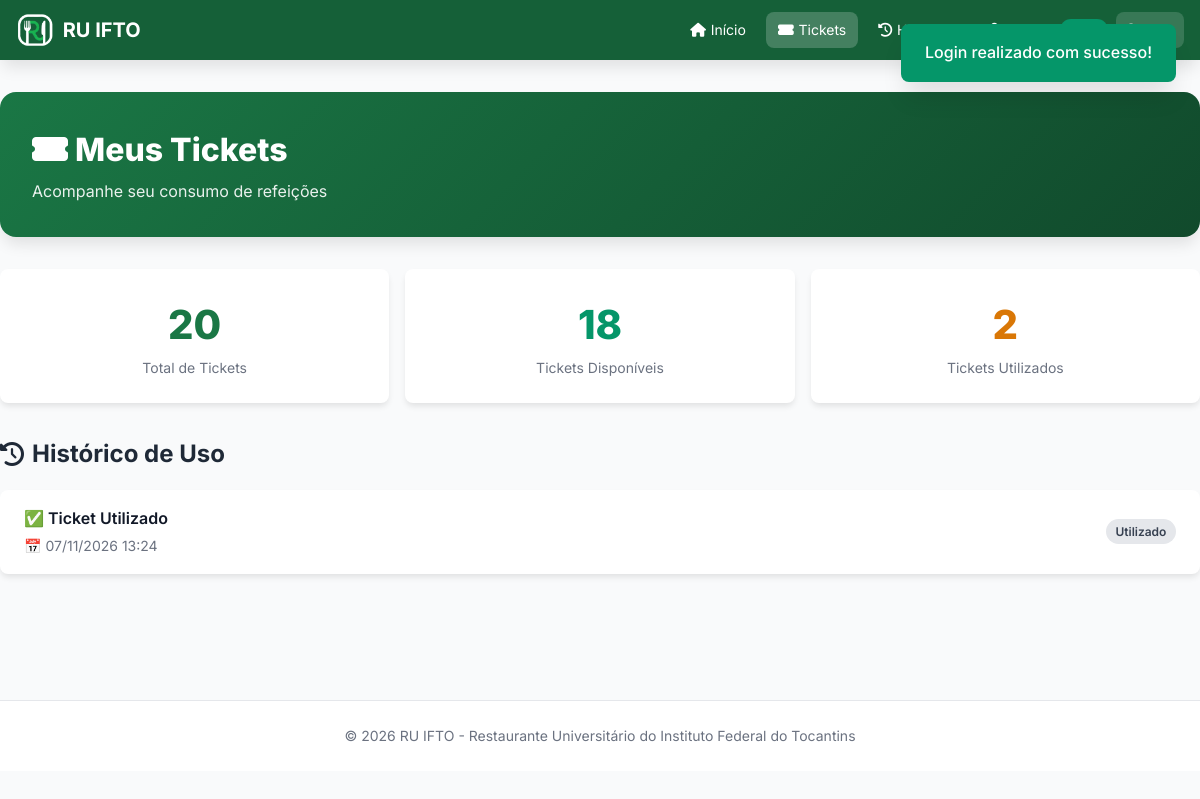
The page /tickets.php (signed in) on the database its author committed.
### tables this page shows
CREATE TABLE IF NOT EXISTS usuarios (
    id             INT UNSIGNED AUTO_INCREMENT PRIMARY KEY,
    nome           VARCHAR(120) NOT NULL,
    email          VARCHAR(150) NOT NULL UNIQUE,
    senha_hash     VARCHAR(255) NOT NULL,               
    perfil         ENUM('admin','aluno','visitante') NOT NULL DEFAULT 'aluno',
    matricula      VARCHAR(30)  NOT NULL DEFAULT '-',
    curso          VARCHAR(100) NOT NULL DEFAULT '-',
    periodo        VARCHAR(10)  NOT NULL DEFAULT '-',
    auxilio_ativo  TINYINT(1)   NOT NULL DEFAULT 0,
    tickets_totais INT UNSIGNED NOT NULL DEFAULT 0,
    tickets_usados INT UNSIGNED NOT NULL DEFAULT 0,
    valor_refeicao DECIMAL(6,2) NOT NULL DEFAULT 0.00,  
    criado_em      DATETIME     NOT NULL DEFAULT CURRENT_TIMESTAMP,
    CONSTRAINT chk_tickets CHECK (tickets_usados <= tickets_totais)
);

CREATE TABLE IF NOT EXISTS tickets (
    id         INT UNSIGNED AUTO_INCREMENT PRIMARY KEY,
    usuario_id INT UNSIGNED NOT NULL,
    reserva_id INT UNSIGNED NULL,
    quantidade INT UNSIGNED NOT NULL DEFAULT 1,
    periodo    VARCHAR(10) NOT NULL,
    status     ENUM('utilizada','devolvida') NOT NULL DEFAULT 'utilizada',
    criado_em  DATETIME NOT NULL DEFAULT CURRENT_TIMESTAMP,
    CONSTRAINT fk_ticket_usuario FOREIGN KEY (usuario_id) REFERENCES usuarios(id) ON DELETE CASCADE,
    CONSTRAINT fk_ticket_reserva FOREIGN KEY (reserva_id) REFERENCES reservas(id) ON DELETE SET NULL
);

### config/config.php (called while the page is built, shortened)
<?php
spl_autoload_register(function (string $classe) {
    $arquivo = ROOT_PATH . '/src/' . $classe . '.php';
});
require_once ROOT_PATH . '/src/helpers.php';

### src/Database.php (called while the page is built, shortened)
<?php
class Database
{
    private static ?PDO $instancia = null;
    public static function conectar(): PDO
    {
        if (self::$instancia === null) {
            $dsn = sprintf('mysql:host=%s;port=%s;dbname=%s;charset=utf8mb4', DB_HOST, DB_PORT, DB_NAME);
            try {
                self::$instancia = new PDO($dsn, DB_USER, DB_PASS, [
                    PDO::ATTR_ERRMODE            => PDO::ERRMODE_EXCEPTION,
                    PDO::ATTR_DEFAULT_FETCH_MODE => PDO::FETCH_ASSOC,
                    PDO::ATTR_EMULATE_PREPARES   => false,
                ]);
            } catch (PDOException $e) {
                http_response_code(500);
                exit('Erro ao conectar ao banco de dados. Verifique config/config.php e se o script database/ruifto.sql foi importado.');
            }
        }
        return self::$instancia;
    }
}

### src/Model.php (called while the page is built, shortened)
<?php
abstract class Model
{
    protected static string $tabela;
    protected static function db(): PDO
    {
        return Database::conectar();
    }
    public static function fromRow(array $linha): static
    {
        $obj = new static();
        foreach ($linha as $campo => $valor) {
            if (property_exists($obj, $campo)) {
                $obj->$campo = $valor;
            }
        }
        $obj->id = (int) $linha['id'];
        return $obj;
    }
    public static function buscar(int $id): ?static
    {
        $st = static::db()->prepare('SELECT * FROM ' . static::$tabela . ' WHERE id = :id');
        $st->execute([':id' => $id]);
        $linha = $st->fetch();
        return $linha ? static::fromRow($linha) : null;
    }
}

### src/Auth.php (called while the page is built, shortened)
<?php
class Auth
{
    public static function usuario(): ?Usuario
    {
        static $cache = false;
        if ($cache !== false) {
            return $cache;
        }
        $cache = isset($_SESSION['usuario_id']) ? Usuario::buscar((int) $_SESSION['usuario_id']) : null;
        return $cache;
    }
    public static function exigirLogin(): Usuario
    {
        $u = self::usuario();
        return $u;
    }
    public static function exigirUsuarioComum(): Usuario
    {
        $u = self::exigirLogin();
        return $u;
    }
}

### src/Usuario.php (called while the page is built, shortened)
<?php
class Usuario extends Model
{
    public string $perfil = 'aluno';
    public int $tickets_totais = 0;
    public int $tickets_usados = 0;
    public function ticketsDisponiveis(): int
    {
        return max(0, (int) $this->tickets_totais - (int) $this->tickets_usados);
    }
    public function isAdmin(): bool     { return $this->perfil === 'admin'; }
}

### src/Ticket.php (called while the page is built, shortened)
<?php
class Ticket extends Model
{
    public static function listarPorUsuario(int $usuarioId): array
    {
        $st = self::db()->prepare('SELECT * FROM tickets WHERE usuario_id = :u ORDER BY criado_em DESC, id DESC');
        $st->execute([':u' => $usuarioId]);
        return array_map([self::class, 'fromRow'], $st->fetchAll());
    }
}

### src/helpers.php (called while the page is built, shortened)
<?php
function e(?string $texto): string
{
    return htmlspecialchars((string) $texto, ENT_QUOTES, 'UTF-8');
}
function dataHora(?string $data): string
{
    return $data ? date('d/m/Y H:i', strtotime($data)) : '-';
}

### tickets.php (the view, shortened to what this page needs)
<?php
require_once __DIR__ . '/config/config.php';
$user = Auth::exigirUsuarioComum();
$historico = Ticket::listarPorUsuario($user->id);
require __DIR__ . '/includes/header.php';
?>
<div class="dashboard-header" style="background:linear-gradient(135deg,var(--primary-600),var(--primary-800));">
    <h1><i class="fas fa-ticket-alt"></i> Meus Tickets</h1>
    <p>Acompanhe seu consumo de refeições</p>
</div>
<section class="tickets-resumo" aria-label="Resumo de tickets">
    <article class="ticket-card"><div class="ficha-number blue"><?= (int) $user->tickets_totais ?></div><div class="ficha-label">Total de Tickets</div></article>
    <article class="ticket-card"><div class="ficha-number green"><?= $user->ticketsDisponiveis() ?></div><div class="ficha-label">Tickets Disponíveis</div></article>
    <article class="ticket-card"><div class="ficha-number yellow"><?= (int) $user->tickets_usados ?></div><div class="ficha-label">Tickets Utilizados</div></article>
</section>
<div class="section-title"><i class="fas fa-history"></i> Histórico de Uso</div>
<ul class="reservas-list">
<?php foreach ($historico as $t): $dev = $t->status === 'devolvida'; ?>
    <li class="reserva-item">
        <div class="reserva-info">
            <span class="titulo"><?= $dev ? '↩️ Ticket Devolvido' : '✅ Ticket Utilizado' ?></span>
            <span class="data">📅 <?= e(dataHora($t->criado_em)) ?></span>
        </div>
        <span class="reserva-status <?= $dev ? 'cancelada' : 'utilizada' ?>"><?= $dev ? 'Devolvido' : 'Utilizado' ?></span>
    </li>
<?php endforeach; ?>
</ul>
<?php require __DIR__ . '/includes/footer.php';

### assets/css/style.css (style rules this page uses)
* { margin: 0; padding: 0; box-sizing: border-box; }
:root { --primary-50: #eaf6ee; --primary-100: #cdead7; --primary-200: #a3d9b6; --primary-300: #71c390; --primary-400: #45ab72; --primary-500: #268f57; --primary-600: #1a7745; --primary-700: #156038; --primary-800: #114a2c; --primary-900: #0c3520; --gray-50: #f9fafb; --gray-100: #f3f4f6; --gray-200: #e5e7eb; --gray-300: #d1d5db; --gray-400: #9ca3af; --gray-500: #6b7280; --gray-600: #4b5563; --gray-700: #374151; --gray-800: #1f2937; --gray-900: #111827; --green-100: #d1fae5; --green-600: #059669; --green-800: #065f46; --red-100: #fee2e2; --red-600: #dc2626; --red-800: #991b1b; --yellow-100: #fef3c7; --yellow-600: #d97706; --shadow-sm: 0 1px 2px 0 rgb(0 0 0 / 0.05); --shadow-md: 0 4px 6px -1px rgb(0 0 0 / 0.1); --shadow-lg: 0 10px 15px -3px rgb(0 0 0 / 0.1); --shadow-xl: 0 20px 25px -5px rgb(0 0 0 / 0.1); --radius: 0.5rem; --radius-lg: 1rem; }
body { font-family: 'Inter', -apple-system, BlinkMacSystemFont, sans-serif; background: var(--gray-50); color: var(--gray-900); line-height: 1.6; min-height: 100vh; }
.dashboard-header { background: linear-gradient(135deg, var(--primary-600), var(--primary-800)); color: white; padding: 2rem; border-radius: var(--radius-lg); margin-bottom: 2rem; box-shadow: var(--shadow-lg); }
.dashboard-header h1 { font-size: 2rem; font-weight: 800; }
.dashboard-header p { opacity: 0.9; margin-top: 0.25rem; }
.section-title { font-size: 1.5rem; font-weight: 700; color: var(--gray-800); margin-bottom: 1rem; display: flex; align-items: center; gap: 0.5rem; }
.reservas-list { background: white; border-radius: var(--radius); box-shadow: var(--shadow-md); overflow: hidden; }
.reserva-item { display: flex; justify-content: space-between; align-items: center; padding: 1rem 1.5rem; border-bottom: 1px solid var(--gray-200); transition: all 0.3s; }
.reserva-item:last-child { border-bottom: none; }
.reserva-item .reserva-info { display: flex; flex-direction: column; gap: 0.25rem; }
.reserva-item .reserva-info .titulo { font-weight: 600; }
.reserva-item .reserva-info .data { font-size: 0.875rem; color: var(--gray-500); }
.reserva-item .reserva-status { font-size: 0.75rem; padding: 0.2rem 0.6rem; border-radius: 9999px; font-weight: 600; }
.reserva-item .reserva-status.utilizada { background: var(--gray-200); color: var(--gray-700); }
.tickets-resumo { display: grid; grid-template-columns: repeat(auto-fit, minmax(180px, 1fr)); gap: 1rem; margin-bottom: 2rem; }
.ticket-card { background: white; padding: 1.5rem; border-radius: var(--radius); box-shadow: var(--shadow-md); text-align: center; }
.ticket-card .ficha-number { font-size: 2.5rem; font-weight: 800; }
.ticket-card .ficha-label { font-size: 0.875rem; color: var(--gray-500); }
.ticket-card .ficha-number.green { color: var(--green-600); }
.ticket-card .ficha-number.blue { color: var(--primary-600); }
.ticket-card .ficha-number.yellow { color: var(--yellow-600); }

### rows shown on the page
usuarios: tickets_totais "20", $user->ticketsDisponiveis() "18", tickets_usados "2"
tickets: status "✅ Ticket Utilizado", criado_em "07/11/2026 13:24"
